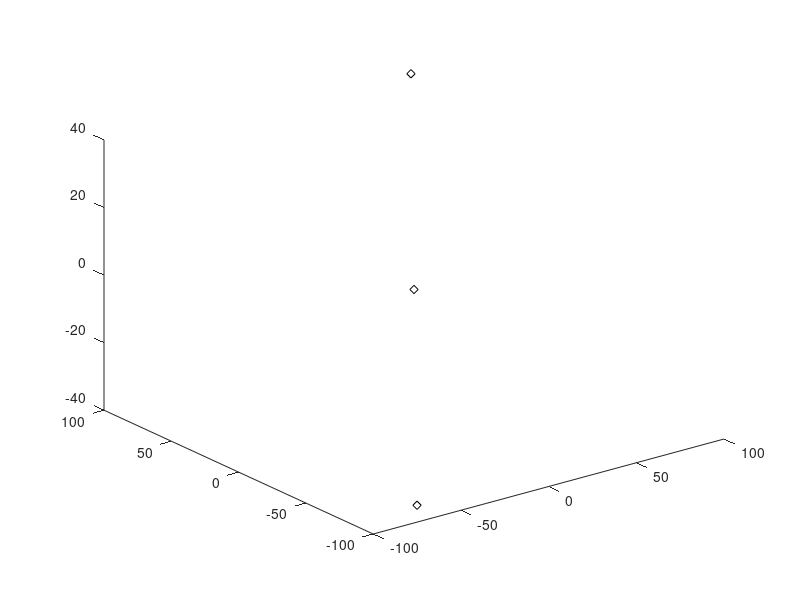

This figure's MATLAB source: (Note: this script raises an error after producing the figure.)
clear
clc
close all;

A = 75;
B = 100;
C = 35;

x_offset = mod(A+1,2); %set the coordinate we start from
y_offset = mod(B+1,2);
z_offset = mod(C+1,2);

%initialise the error term


%create a figure to plot in
fig = figure;
%the output lists
x_list = [];
y_list = [];
z_list = [];
%we try to drive the error close to zero from the negative side
%start with an x of A-1, a y of y_offset, and a z of z_offset
x = A-1;
y = y_offset;
z = z_offset;
error = (B^2*x^2 + A^2*y^2 - A^2*B^2)*C^2 + A^2*B^2*z^2;
disp('Starting Error');
disp(error);
plot3([A,-A],[B, -B],[C,-C],'kd')
hold on;
plot3(0,0,0,'kd')
hold on

%iterate slice by slice upwards
begining_x = x;
for k = z_offset:2:C
    z = k;
    y = y_offset;
    %reset the value of x
    x = begining_x;
    disp('Finding Error')
    error = (B^2*x^2 + A^2*y^2 - A^2*B^2)*C^2 + A^2*B^2*z^2;
    disp(error)
    %if the error is greater than zero than decrease x until it is less
    %than zero
    if error < 0
        x_list(end+1) = x;
        y_list(end+1) = y;
        z_list(end+1) = z;
        plot_3point(x,y,z,fig);
    end
    while error > 0
        x_list(end+1) = x;
        y_list(end+1) = y;
        z_list(end+1) = z-2;
        plot_3point(x,y,z-2,fig);
        x = x-2;
        error = (B^2*x^2 + A^2*y^2 - A^2*B^2)*C^2 + A^2*B^2*z^2;
        disp(error);
    end
    %add the start points to a graph
    disp([x,y,z]);
    %reset the beginning value of x
    begining_x = x;
    x_list(end+1) = x;
    y_list(end+1) = y;
    z_list(end+1) = z;
    plot_3point(x,y,z,fig);
    %now progress along the circumfrance
    %compare the error from just the inner part
    while y < B-2 && x > 0
        x_step = error + C^2*B^2*(-4*x+4);
        xy_step = error + C^2*(B^2*(-4*x+4) + A^2*(4*y+4));
        y_step = error + C^2*A^2*(4*y+4);
        %disp('Error')
        %disp(error)
        choices = [x_step,xy_step,y_step];
        %disp(choices)
        sorted_choices = sort(choices);
        %disp(sorted_choices);
        if sorted_choices(3) <= 0
            key = sorted_choices(3);
        elseif sorted_choices(2) <= 0
            key = sorted_choices(2);
        else
            key = sorted_choices(1);
        end
        disp(key)
        %determine which one will allow us to be closest to negative zero
        if key == x_step
            x = x-2;
            disp('making x step');
        elseif key == xy_step
            x = x-2;
            y = y+2;
            disp('making xy step');

        else
            %it is a y step
            y = y+2;
            disp('making y step');

        end
        error = key;
        x_list(end+1) = x;
        y_list(end+1) = y;
        z_list(end+1) = z;
        plot_3point(x,y,z,fig);
    end
    
    
end
